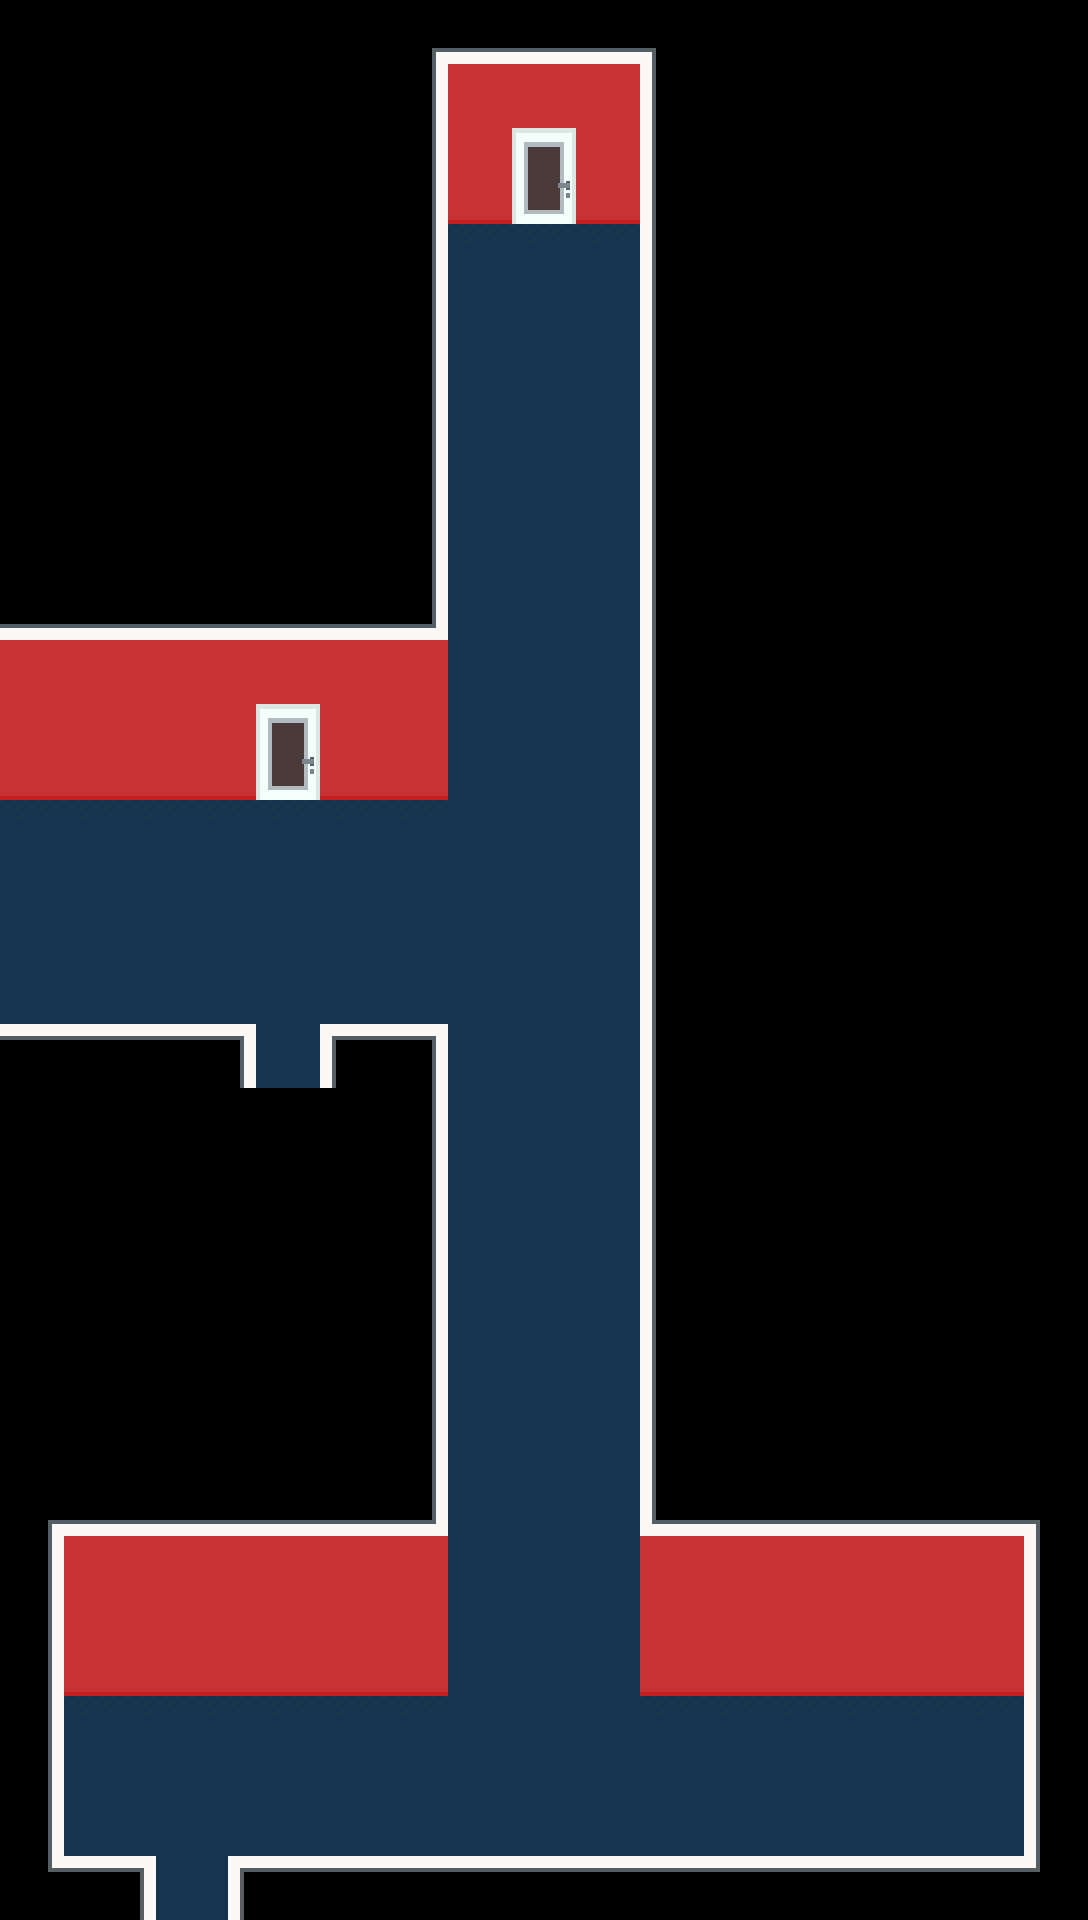

Rendered tile map (Tiled .tmx) drawn with the repository's tilesets; below, a short description and the full map source, tile grids included:
An orthogonal 17x30 tile map with 64x64 px tiles, 2 tile layers (Floor, Furnishing), 3 tilesets and 19 objects (3x Player, Character).

<map version="1.10" tiledversion="1.11.2" orientation="orthogonal" renderorder="right-down" width="17" height="30" tilewidth="64" tileheight="64" infinite="0" nextlayerid="6" nextobjectid="24">
 <properties>
  <property name="display_name" value="Upper Rooftop Level" />
  <property name="display_title" value="Main Building (UR)" />
 </properties>
 <tileset firstgid="1" name="LCB_indoor" tilewidth="64" tileheight="64" tilecount="1550" columns="25">
  <image source="../../graphics/tilesets/indoor.png" width="1600" height="3968" />
 </tileset>
 <tileset firstgid="1551" name="LCB_furnishing" tilewidth="64" tileheight="64" tilecount="1007" columns="19">
  <image source="../../graphics/tilesets/furnishing.png" width="1216" height="3392" />
 </tileset>
 <tileset firstgid="2558" name="LCB_indoor" tilewidth="64" tileheight="64" tilecount="1550" columns="25">
  <image source="../../graphics/tilesets/indoor.png" width="1600" height="3968" />
 </tileset>
 <layer id="1" name="Floor" width="17" height="30">
  <data encoding="csv">
0,0,0,0,0,0,11,553,553,553,12,0,0,0,0,0,0,
0,0,0,0,0,0,601,578,578,578,605,0,0,0,0,0,0,
0,0,0,0,0,0,601,603,603,603,605,0,0,0,0,0,0,
0,0,0,0,0,0,601,628,628,628,605,0,0,0,0,0,0,
0,0,0,0,0,0,601,24,24,24,605,0,0,0,0,0,0,
0,0,0,0,0,0,601,24,24,24,605,0,0,0,0,0,0,
0,0,0,0,0,0,601,24,24,24,605,0,0,0,0,0,0,
0,0,0,0,0,0,601,24,24,24,605,0,0,0,0,0,0,
0,0,0,0,0,0,601,24,24,24,605,0,0,0,0,0,0,
553,553,553,553,553,553,63,24,24,24,605,0,0,0,0,0,0,
578,578,578,578,578,578,578,24,24,24,605,0,0,0,0,0,0,
603,603,603,603,603,603,603,24,24,24,605,0,0,0,0,0,0,
628,628,628,628,628,628,628,24,24,24,605,0,0,0,0,0,0,
24,24,24,24,24,24,24,24,24,24,605,0,0,0,0,0,0,
24,24,24,24,24,24,24,24,24,24,605,0,0,0,0,0,0,
24,24,24,24,24,24,24,24,24,24,605,0,0,0,0,0,0,
678,678,678,88,24,89,88,24,24,24,605,0,0,0,0,0,0,
0,0,0,0,0,0,601,24,24,24,605,0,0,0,0,0,0,
0,0,0,0,0,0,601,24,24,24,605,0,0,0,0,0,0,
0,0,0,0,0,0,601,24,24,24,605,0,0,0,0,0,0,
0,0,0,0,0,0,601,24,24,24,605,0,0,0,0,0,0,
0,0,0,0,0,0,601,24,24,24,605,0,0,0,0,0,0,
0,0,0,0,0,0,601,24,24,24,605,0,0,0,0,0,0,
11,553,553,553,553,553,63,24,24,24,64,553,553,553,553,553,12,
601,578,578,578,578,578,578,24,24,24,578,578,578,578,578,578,605,
626,603,603,603,603,603,603,24,24,24,603,603,603,603,603,603,630,
601,628,628,628,628,628,628,24,24,24,628,628,628,628,628,628,605,
626,24,24,24,24,24,24,24,24,24,24,24,24,24,24,24,630,
601,24,24,24,24,24,24,24,24,24,24,24,24,24,24,24,605,
36,678,527,529,678,678,678,678,678,678,678,678,678,678,678,678,37
</data>
 </layer>
 <layer id="2" name="Furnishing" width="17" height="30">
  <data encoding="csv">
0,0,0,0,0,0,0,0,0,0,0,0,0,0,0,0,0,
0,0,0,0,0,0,0,0,0,0,0,0,0,0,0,0,0,
0,0,0,0,0,0,0,0,1591,0,0,0,0,0,0,0,0,
0,0,0,0,0,0,0,0,1610,0,0,0,0,0,0,0,0,
0,0,0,0,0,0,0,0,0,0,0,0,0,0,0,0,0,
0,0,0,0,0,0,0,0,0,0,0,0,0,0,0,0,0,
0,0,0,0,0,0,0,0,0,0,0,0,0,0,0,0,0,
0,0,0,0,0,0,0,0,0,0,0,0,0,0,0,0,0,
0,0,0,0,0,0,0,0,0,0,0,0,0,0,0,0,0,
0,0,0,0,0,0,0,0,0,0,0,0,0,0,0,0,0,
0,0,0,0,0,0,0,0,0,0,0,0,0,0,0,0,0,
0,0,0,0,1591,0,0,0,0,0,0,0,0,0,0,0,0,
0,0,0,0,1610,0,0,0,0,0,0,0,0,0,0,0,0,
0,0,0,0,0,0,0,0,0,0,0,0,0,0,0,0,0,
0,0,0,0,0,0,0,0,0,0,0,0,0,0,0,0,0,
0,0,0,0,0,0,0,0,0,0,0,0,0,0,0,0,0,
0,0,0,0,0,0,0,0,0,0,0,0,0,0,0,0,0,
0,0,0,0,0,0,0,0,0,0,0,0,0,0,0,0,0,
0,0,0,0,0,0,0,0,0,0,0,0,0,0,0,0,0,
0,0,0,0,0,0,0,0,0,0,0,0,0,0,0,0,0,
0,0,0,0,0,0,0,0,0,0,0,0,0,0,0,0,0,
0,0,0,0,0,0,0,0,0,0,0,0,0,0,0,0,0,
0,0,0,0,0,0,0,0,0,0,0,0,0,0,0,0,0,
0,0,0,0,0,0,0,0,0,0,0,0,0,0,0,0,0,
0,0,0,0,0,0,0,0,0,0,0,0,0,0,0,0,0,
0,0,0,0,0,0,0,0,0,0,0,0,0,0,0,0,0,
0,0,0,0,0,0,0,0,0,0,0,0,0,0,0,0,0,
0,0,0,0,0,0,0,0,0,0,0,0,0,0,0,0,0,
0,0,0,0,0,0,0,0,0,0,0,0,0,0,0,0,0,
0,0,0,0,0,0,0,0,0,0,0,0,0,0,0,0,0
</data>
 </layer>
 <objectgroup id="3" name="Entities">
  <object id="1" name="Player" x="128" y="896">
   <properties>
    <property name="direction" value="right" />
    <property name="pos" value="main_rooftop" />
   </properties>
   <point />
  </object>
  <object id="16" name="Player" x="544.667" y="296">
   <properties>
    <property name="direction" value="down" />
    <property name="pos" value="main_upperrooftop_lab1" />
   </properties>
   <point />
  </object>
  <object id="17" name="Player" x="192" y="1792">
   <properties>
    <property name="direction" value="up" />
    <property name="pos" value="main_upperrooftop_hall7" />
   </properties>
   <point />
  </object>
  <object id="23" name="Character" x="606" y="895.333">
   <properties>
    <property name="character_id" value="Atticus_ur" />
    <property name="direction" value="left" />
    <property name="graphic" value="atticus" />
    <property name="radius" value="0" />
   </properties>
   <point />
  </object>
 </objectgroup>
 <objectgroup id="4" name="Collisions">
  <object id="2" x="-64.667" y="-60" width="511.333" height="799.333" />
  <object id="3" x="381.333" y="-61.3333" width="324" height="224" />
  <object id="6" x="637" y="-61" width="516" height="1689" />
  <object id="8" x="1023" y="1463" width="132" height="469" />
  <object id="9" x="228.485" y="1814" width="978.182" height="172.667" />
  <object id="10" x="-64.924" y="1814.17" width="220.242" height="172.667" />
  <object id="11" x="-65.333" y="1410" width="130" height="446" />
  <object id="12" x="-68.167" y="1040" width="517.5" height="587.333" />
  <object id="18" x="255.333" y="752" width="64.3333" height="6.66667">
   <properties>
    <property name="collision_type" value="blocked" />
    <property name="restroom" value="Female restroom." />
   </properties>
  </object>
  <object id="19" x="243.333" y="1035.67" width="87.8333" height="6.66667">
   <properties>
    <property name="collision_type" value="blocked" />
    <property name="restroom" value="Male restroom." />
   </properties>
  </object>
  <object id="21" x="-67.25" y="987" width="321.5" height="165.5" />
  <object id="22" x="320.75" y="986.75" width="129.25" height="165.5" />
 </objectgroup>
 <objectgroup id="5" name="Transition">
  <object id="13" x="37" y="689" width="10" height="347">
   <properties>
    <property name="pos" value="main_upperrooftop" />
    <property name="target" value="main_rooftop" />
   </properties>
  </object>
  <object id="14" x="511.455" y="222.727" width="65.2727" height="4.18182">
   <properties>
    <property name="pos" value="main_upperrooftop" />
    <property name="target" value="main_upperrooftop_lab1" />
   </properties>
  </object>
  <object id="15" x="146.364" y="1864.73" width="91.4545" height="3.45455">
   <properties>
    <property name="pos" value="main_upperrooftop" />
    <property name="target" value="main_upperrooftop_hall7" />
   </properties>
  </object>
 </objectgroup>
</map>
